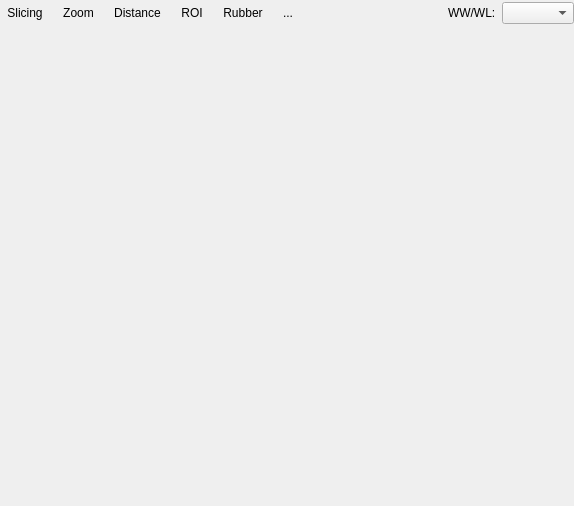
<?xml version="1.0" encoding="UTF-8"?>
<ui version="4.0">
 <class>CurvedMPRExtensionBase</class>
 <widget class="QWidget" name="CurvedMPRExtensionBase">
  <property name="geometry">
   <rect>
    <x>0</x>
    <y>0</y>
    <width>574</width>
    <height>506</height>
   </rect>
  </property>
  <property name="windowTitle">
   <string>Form1</string>
  </property>
  <layout class="QVBoxLayout" name="verticalLayout">
   <property name="spacing">
    <number>0</number>
   </property>
   <property name="margin">
    <number>0</number>
   </property>
   <item>
    <layout class="QHBoxLayout">
     <property name="spacing">
      <number>6</number>
     </property>
     <property name="margin">
      <number>0</number>
     </property>
     <item>
      <layout class="QHBoxLayout">
       <property name="spacing">
        <number>6</number>
       </property>
       <property name="margin">
        <number>0</number>
       </property>
       <item>
        <layout class="QHBoxLayout">
         <property name="spacing">
          <number>6</number>
         </property>
         <property name="margin">
          <number>0</number>
         </property>
         <item>
          <widget class="QToolButton" name="m_scrollToolButton">
           <property name="text">
            <string>Slicing</string>
           </property>
           <property name="icon">
            <iconset resource="../../../main/main.qrc">
             <normaloff>:/images/slicing.png</normaloff>:/images/slicing.png</iconset>
           </property>
           <property name="iconSize">
            <size>
             <width>32</width>
             <height>32</height>
            </size>
           </property>
           <property name="checkable">
            <bool>true</bool>
           </property>
           <property name="autoRaise">
            <bool>true</bool>
           </property>
          </widget>
         </item>
         <item>
          <widget class="QToolButton" name="m_zoomToolButton">
           <property name="text">
            <string>Zoom</string>
           </property>
           <property name="icon">
            <iconset resource="../../../main/main.qrc">
             <normaloff>:/images/zoom.png</normaloff>:/images/zoom.png</iconset>
           </property>
           <property name="iconSize">
            <size>
             <width>32</width>
             <height>32</height>
            </size>
           </property>
           <property name="checkable">
            <bool>true</bool>
           </property>
           <property name="autoRaise">
            <bool>true</bool>
           </property>
          </widget>
         </item>
         <item>
          <widget class="QToolButton" name="m_distanceToolButton">
           <property name="text">
            <string>Distance</string>
           </property>
           <property name="icon">
            <iconset resource="../../../main/main.qrc">
             <normaloff>:/images/distance.png</normaloff>:/images/distance.png</iconset>
           </property>
           <property name="iconSize">
            <size>
             <width>32</width>
             <height>32</height>
            </size>
           </property>
           <property name="checkable">
            <bool>true</bool>
           </property>
           <property name="autoRaise">
            <bool>true</bool>
           </property>
          </widget>
         </item>
         <item>
          <widget class="QToolButton" name="m_polylineROIToolButton">
           <property name="text">
            <string>ROI</string>
           </property>
           <property name="icon">
            <iconset resource="../../../main/main.qrc">
             <normaloff>:/images/polyline.png</normaloff>:/images/polyline.png</iconset>
           </property>
           <property name="iconSize">
            <size>
             <width>32</width>
             <height>32</height>
            </size>
           </property>
           <property name="autoRaise">
            <bool>true</bool>
           </property>
          </widget>
         </item>
         <item>
          <widget class="QToolButton" name="m_eraserToolButton">
           <property name="text">
            <string>Rubber</string>
           </property>
           <property name="icon">
            <iconset resource="../../../main/main.qrc">
             <normaloff>:/images/eraser2.png</normaloff>:/images/eraser2.png</iconset>
           </property>
           <property name="iconSize">
            <size>
             <width>32</width>
             <height>32</height>
            </size>
           </property>
           <property name="autoRaise">
            <bool>true</bool>
           </property>
          </widget>
         </item>
         <item>
          <widget class="QToolButton" name="m_voxelInformationToolButton">
           <property name="text">
            <string>...</string>
           </property>
           <property name="icon">
            <iconset resource="../../../main/main.qrc">
             <normaloff>:/images/voxelInformation.png</normaloff>:/images/voxelInformation.png</iconset>
           </property>
           <property name="iconSize">
            <size>
             <width>32</width>
             <height>32</height>
            </size>
           </property>
           <property name="checkable">
            <bool>true</bool>
           </property>
           <property name="autoRaise">
            <bool>true</bool>
           </property>
          </widget>
         </item>
        </layout>
       </item>
      </layout>
     </item>
     <item>
      <spacer>
       <property name="orientation">
        <enum>Qt::Horizontal</enum>
       </property>
       <property name="sizeHint" stdset="0">
        <size>
         <width>261</width>
         <height>26</height>
        </size>
       </property>
      </spacer>
     </item>
     <item>
      <layout class="QHBoxLayout">
       <property name="spacing">
        <number>6</number>
       </property>
       <property name="margin">
        <number>0</number>
       </property>
       <item>
        <widget class="QLabel" name="label">
         <property name="text">
          <string>WW/WL:</string>
         </property>
        </widget>
       </item>
       <item>
        <widget class="udg::QWindowLevelComboBox" name="m_windowLevelComboBox"/>
       </item>
      </layout>
     </item>
    </layout>
   </item>
   <item>
    <widget class="udg::ViewersLayout" name="m_viewersLayout" native="true">
     <property name="sizePolicy">
      <sizepolicy hsizetype="Expanding" vsizetype="Expanding">
       <horstretch>0</horstretch>
       <verstretch>0</verstretch>
      </sizepolicy>
     </property>
    </widget>
   </item>
  </layout>
 </widget>
 <layoutdefault spacing="6" margin="11"/>
 <customwidgets>
  <customwidget>
   <class>udg::QWindowLevelComboBox</class>
   <extends>QComboBox</extends>
   <header>qwindowlevelcombobox.h</header>
  </customwidget>
  <customwidget>
   <class>udg::ViewersLayout</class>
   <extends>QWidget</extends>
   <header>viewerslayout.h</header>
   <container>1</container>
  </customwidget>
 </customwidgets>
 <resources>
  <include location="curvedmpr.qrc"/>
  <include location="../../../main/main.qrc"/>
  <include location="../../../main/main.qrc"/>
 </resources>
 <connections/>
</ui>
